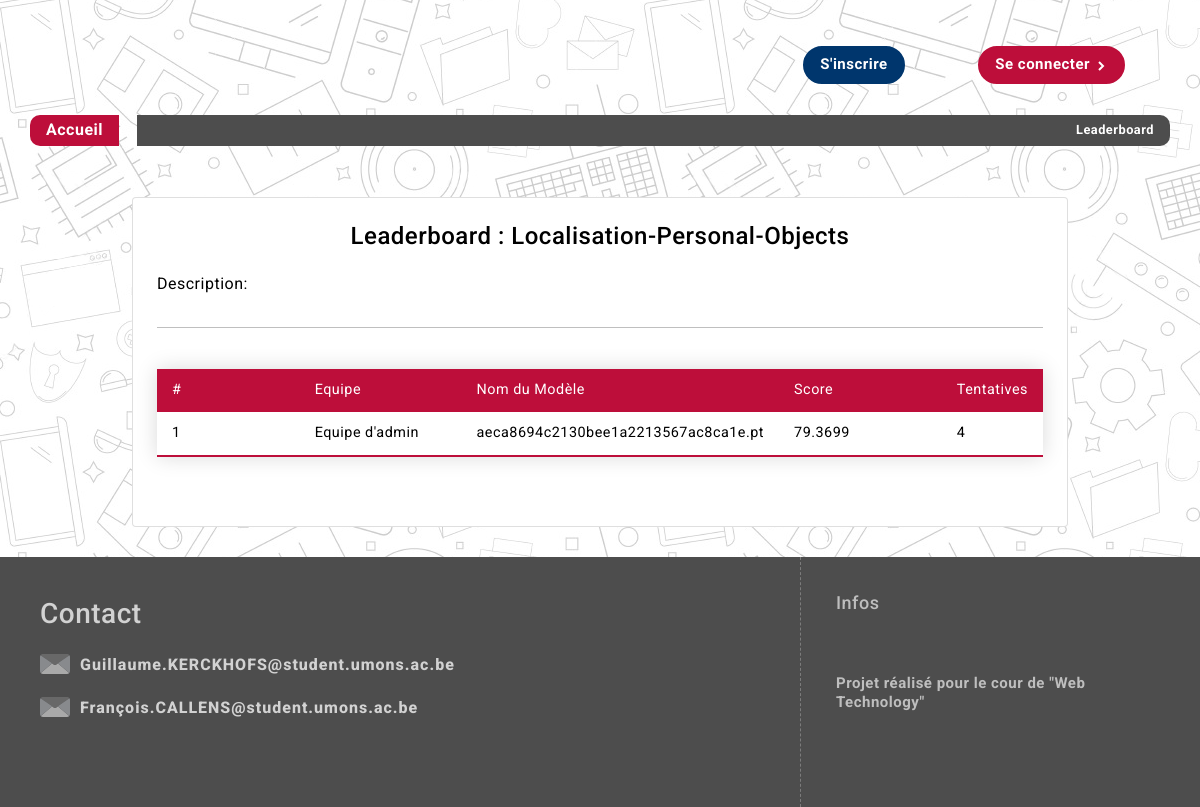
The app's page /boardProfil/12/ with its own data.
### boards/models.py (models this page shows, shortened)
class Boards(models.Model):
    name=models.CharField(max_length=150,unique=True)
    description = models.TextField(blank=True)
    createdAt = models.DateField(default=datetime.now, blank=True)
    closingDate = models.DateField(blank=True)
    category=models.ForeignKey(Category, on_delete=models.CASCADE)

class submittedModel(models.Model):
    best_model=models.CharField(max_length=150)
    number_entries = models.IntegerField(default=1,blank=True)
    score = models.FloatField(default=None,blank=True)
    last_score = models.FloatField(default=None,blank=True)
    date_published = models.DateField(default=datetime.now, blank=True)
    team=models.ForeignKey(Team, on_delete=models.CASCADE)
    board=models.ForeignKey(Boards,on_delete=models.CASCADE,default=None)

### users/models.py (models this page shows, shortened)
class Team(models.Model):
    name=models.CharField(max_length=150, unique=True)
    members=models.ManyToManyField(CustomUser,through="Membership")

### gui/views.py (the view, shortened to what this page needs)
# urls.py: path("boardProfil/<int:board_id>/",boardProfil_view,name="boardProfil"),
def boardProfil_view(request,board_id,team_id=None):
	board=getBoard(board_id)
	message=""
	if board is not None:
		lastModel=None
		available=datetime.today().date() < board.closingDate
		score=getScoreBoards(board_id)
		context = {'board': board,'score':score,'available':available,'message':message}
		return render(request,'gui/HTML/board.html',context)
	return redirect(homeView)

### gui/views.py (called while the page is built)
def getBoard(board_id):
	try:
		board=Boards.objects.get(id=board_id)
	except:
		board=None
	return board

def getScoreBoards(id_board):
	try:
		board=Boards.objects.get(id=id_board)
		score=submittedModel.objects.filter(board=board).order_by('-score')
	except:
		score=None
	return score

### templates/gui/HTML/board.html (shortened to what this page needs)
{% extends "gui/HTML/base.html" %}
{% load bootstrap5 %}
{% block content %}
<div class="container" id="Informations">
    <div class="card p-4">
        <h4 class="card-title font-weight-bold text-center">Leaderboard : {{board.name}}</h4>
        <p>Description:{{board.description}}</p>
        <hr>
        <div class="card-text">
            <table>
                <thead>
                    <tr>
                        <td>#</td>
                        <td>Equipe</td>
                        <td>Nom du Modèle</td>
                        <td>Score</td>
                        <td>Tentatives</td>
                    </tr>
                </thead>
                {% if score != None %}
                    {% for s in score %}
                        <tr>
                            <td> {{ forloop.counter }}</td>
                            <td> <a href="{% url 'teamProfil' s.team.id %}" class="linkProfil">{{s.team.name}} </a> </td>
                            <td>  {{s.best_model}}</td>
                            <td>  {{s.score}}</td>
                            <td>  {{s.number_entries}}</td>
                        </tr>
                    {% endfor %}
                {% endif %}
            </table>
        </div>
    </div>
</div>
{% endblock %}

### static/CSS/default.css (style rules this page uses)
* { box-sizing: border-box; font-family: 'Roboto', Arial, Helvetica, sans-serif; letter-spacing: 0.5px; }
html, body { margin: 0; padding: 0; font-size: 16px; line-height: 1.3; height: 100%; }
body { background: url(../images/background_20.png) 600px repeat; background-attachment: fixed; }
a { text-decoration: none; color: #1b7eff; }

### static/CSS/style.css (style rules this page uses)
.card { color:black; height: 100%; }
p { margin-top: 1rem; }
.linkProfil { color: black; }

### static/CSS/table.css (style rules this page uses)
table { border-collapse: collapse; margin: 25px 0; font-size: 0.9em; font-family: sans-serif; width: 100%; box-shadow: 0 0 20px rgba(0, 0, 0, 0.15); }
table thead tr { background-color: #BD0E3A; color: #ffffff; text-align: left; }
table th, table td { padding: 12px 15px; width: 25%; }
table tbody tr { border-bottom: 1px solid #dddddd; }
table tbody tr:last-of-type { border-bottom: 2px solid #BD0E3A; }

### records on screen
Boards: name "Localisation-Personal-Objects"
submittedModel: team.name "Equipe d'admin", best_model "aeca8694c2130bee1a2213567ac8ca1e.pt", score "79.3699", number_entries "4"
